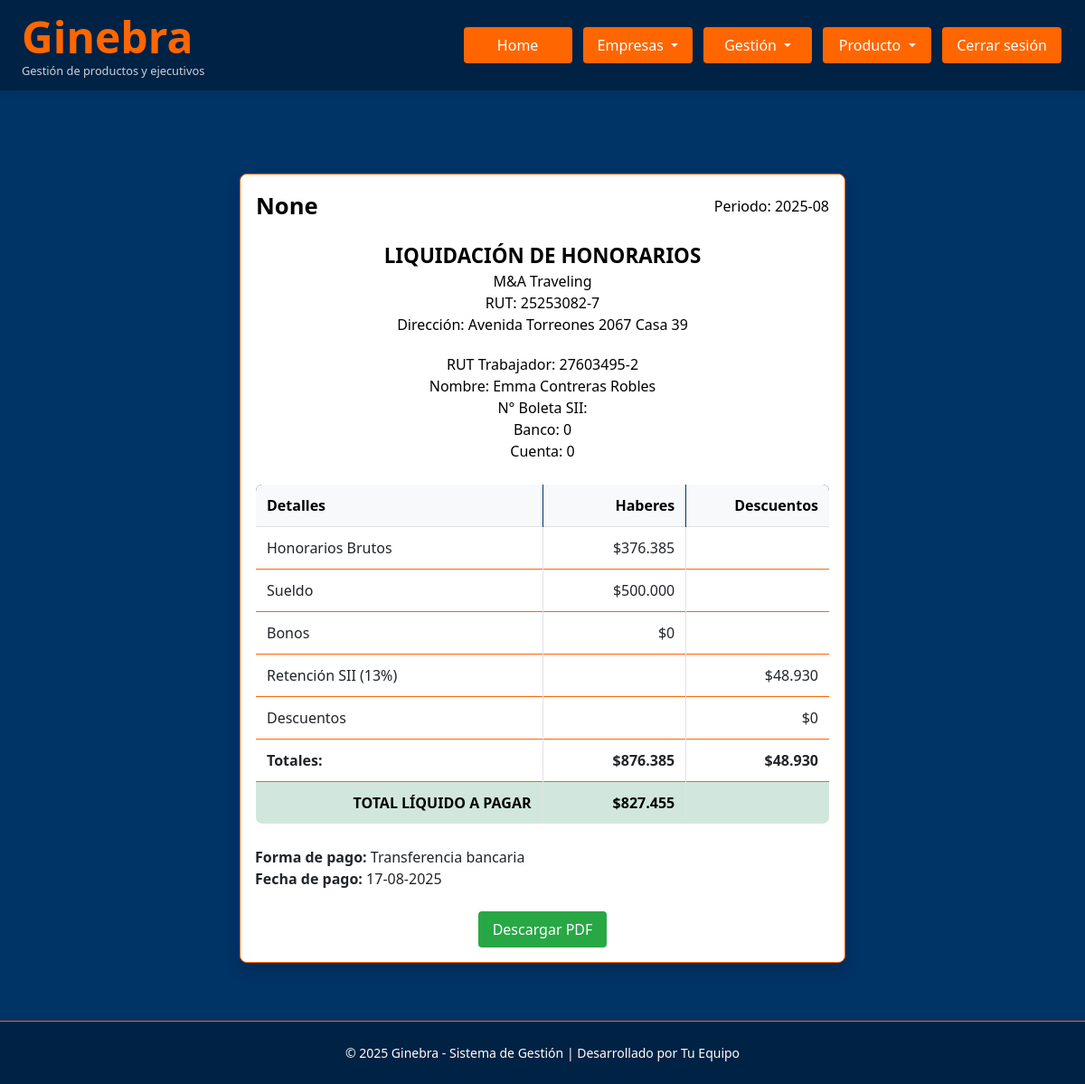
Page /liquidacion/4/2025-08 (signed in) on the earlier database version.
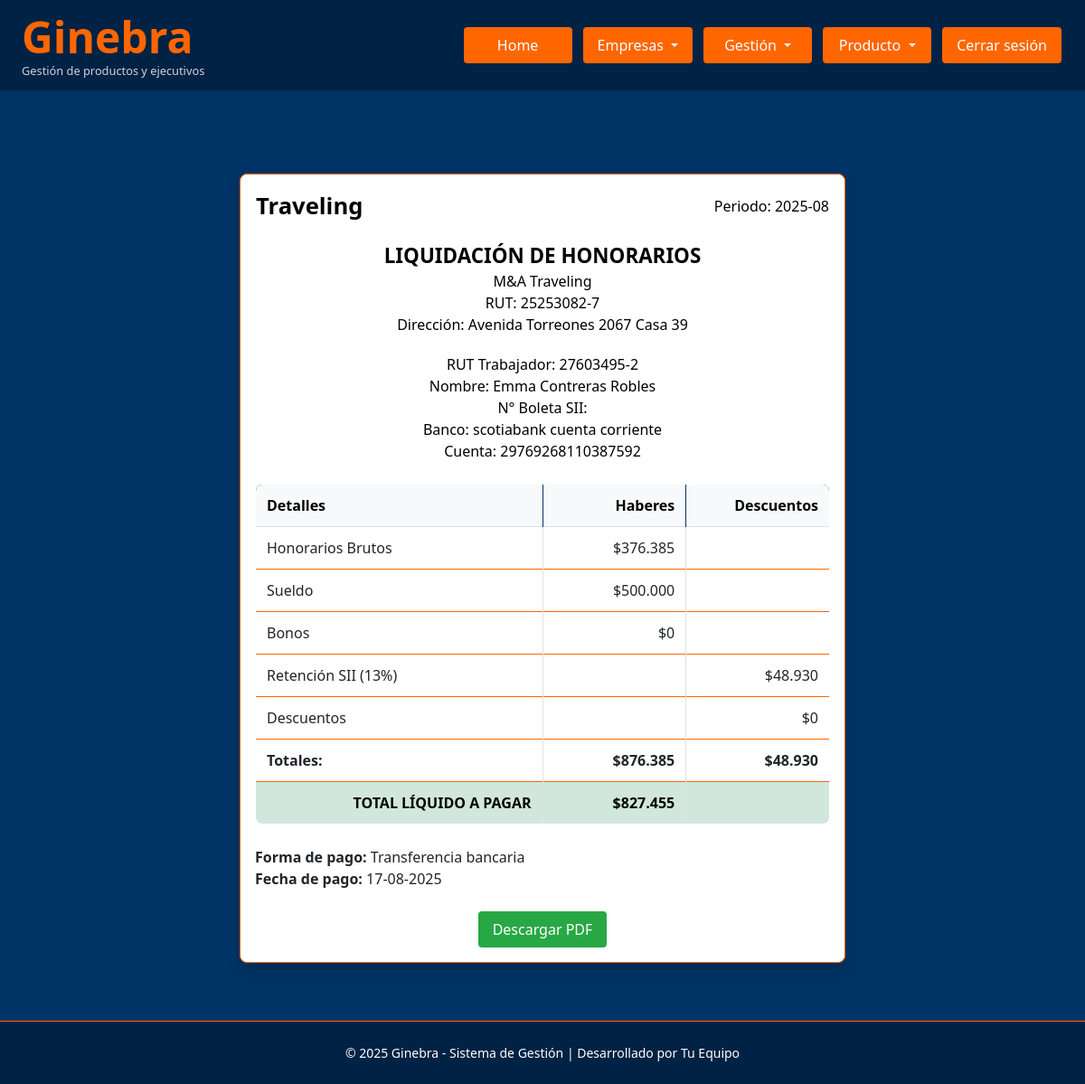
Same page on the later database version.
### Ginebra.py (models this page shows, shortened)
class Empresa(db.Model):
    id = db.Column(db.Integer, primary_key=True)
    nombre = db.Column(db.String(100))
    logo = db.Column(db.String(200))
    representante = db.Column(db.String(100))
    telefono = db.Column(db.String(20))
    correo = db.Column(db.String(100))
    direccion = db.Column(db.String(200))
    razon_social = db.Column(db.String(100))
    tiene_gestion = db.Column(db.Enum(*GESTION_OPTIONS, name='gestion_options'), default='no')
    tiene_productos = db.Column(db.Enum(*PRODUCTOS_OPTIONS, name='productos_options'), default='no')

class Usuario(UserMixin, db.Model):
    id = db.Column(db.Integer, primary_key=True)
    username = db.Column(db.String(150), unique=True, nullable=False, index=True)
    password_hash = db.Column(db.String(256), nullable=False)
    nombre = db.Column(db.String(150), index=True)
    apellidos = db.Column(db.String(150), index=True)
    rut = db.Column(db.String(12), unique=True, nullable=True, index=True)
    fecha_nacimiento = db.Column(db.Date, index=True)
    fecha_ingreso = db.Column(db.Date, index=True)
    telefono = db.Column(db.String(20), index=True)
    correo_personal = db.Column(db.String(150), index=True)
    correo = db.Column(db.String(150), unique=True, nullable=False, index=True)
    direccion = db.Column(db.String(250), index=True)
    comision = db.Column(db.Numeric(12,2), default=Decimal('0'), index=True)
    sueldo = db.Column(db.Numeric(12,2), default=Decimal('0'), index=True)
    banco = db.Column(db.String(100), index=True)
    cuenta_bancaria = db.Column(db.String(100), index=True)
    estado = db.Column(db.Enum(*ESTADO_OPTIONS, name='estado_usuario'), default='Activo')
    rol = db.Column(db.Enum(*ROLES, name='roles'), nullable=False)
    empresa_id = db.Column(db.Integer, db.ForeignKey('empresa.id'), nullable=True)
    empresa = db.relationship('Empresa', backref=db.backref('usuarios', lazy=True))
    @property
    def password(self):
        """No permite leer la contraseña directamente."""
        raise AttributeError('No se puede leer la contraseña')

### Ginebra.py (the view)
@app.route('/liquidacion/<int:usuario_id>/<periodo>')
@login_required
@rol_required('admin', 'master')
def ver_liquidacion(usuario_id, periodo):
    usuario = Usuario.query.get_or_404(usuario_id)
    año, mes = map(int, periodo.split('-'))
    reservas = Reserva.query.filter(
        Reserva.usuario_id == usuario_id,
        db.extract('year', Reserva.fecha_venta) == año,
        db.extract('month', Reserva.fecha_venta) == mes
    ).all()
    from decimal import Decimal
    honorarios_brutos = sum([r.comision_ejecutivo or 0 for r in reservas])
    from flask import request
    sueldo = getattr(usuario, 'sueldo', 0)
    bonos = request.args.get('bonos', None)
    descuentos = request.args.get('descuentos', None)
    if bonos is None:
        bonos = sum([r.bonos or 0 for r in reservas])
    else:
        bonos = float(bonos)
    if descuentos is None:
        descuentos = 0
    else:
        descuentos = float(descuentos)
    retencion_sii = round((honorarios_brutos + bonos) * Decimal('0.13'))
    total_liquido = honorarios_brutos + sueldo + bonos - descuentos - retencion_sii
    fecha_pago = datetime.now().strftime('%d-%m-%Y')
    boleta_sii = ''  # Se puede pedir como input en el futuro
    empresa = usuario.empresa if hasattr(usuario, 'empresa') and usuario.empresa else None
    if not hasattr(usuario, 'banco') or usuario.banco is None:
        usuario.banco = 0
    if not hasattr(usuario, 'cuenta_bancaria') or usuario.cuenta_bancaria is None:
        usuario.cuenta_bancaria = 0
    return render_template(
        'liquidacion.html',
        usuario=usuario,
        empresa=empresa,
        periodo=periodo,
        boleta_sii=boleta_sii,
        honorarios_brutos=honorarios_brutos,
        sueldo=sueldo,
        retencion_sii=retencion_sii,
        bonos=bonos,
        descuentos=descuentos,
        total_liquido=total_liquido,
        fecha_pago=fecha_pago
    )

### Ginebra.py (called while the page is built)
@login_manager.user_loader
def load_user(user_id):
    return Usuario.query.get(int(user_id))

@app.context_processor
def inject_global_functions():
    return dict(ruta_inicio_por_rol=ruta_inicio_por_rol)

def rol_required(*roles):
    def decorator(f):
        @wraps(f)
        def wrapped(*args, **kwargs):
            if current_user.rol not in roles:
                flash('Acceso denegado.', 'danger')
                return redirect(url_for('dashboard'))
            return f(*args, **kwargs)
        return wrapped
    return decorator

def ruta_inicio_por_rol(usuario):
    if usuario.rol in ('master', 'admin'):
        return 'admin_panel'
    elif usuario.rol == 'controling':
        return 'controling_panel'
    elif usuario.rol == 'analista':
        return 'analista_panel'
    elif usuario.rol == 'ejecutivo':
        return 'ejecutivo_panel'
    else:
        return 'login'

@app.template_filter('formato_miles')
def formato_miles(value):
    try:
        value = round(float(value))
        return '{:,.0f}'.format(value).replace(',', '.')
    except:
        return '0'

### templates/liquidacion.html (shortened to what this page needs)
{% extends "base.html" %}
{% block content %}
<div class="container" style="max-width: 700px; margin-top: 40px;">
    <div class="card shadow">
        <div class="card-body">
            <table style="width:100%; margin-bottom:20px; border:none; color:#000;">
                <tr>
                    <td style="text-align:left; font-size:1.6em; font-weight:bold;">{{ empresa.logo }}</td>
                    <td style="text-align:right;">Periodo: {{ periodo }}</td>
                </tr>
            </table>
            <table style="width:100%; margin-bottom:20px; border:none; color:#000;">
                <tr><td style="text-align:center; font-size:1.4em; font-weight:bold;">LIQUIDACIÓN DE HONORARIOS</td></tr>
                <tr><td style="text-align:center;">{{ empresa.nombre }}</td></tr>
                <tr><td style="text-align:center;">RUT: {{ empresa.razon_social }}</td></tr>
                <tr><td style="text-align:center;">Dirección: {{ empresa.direccion }}</td></tr>
            </table>
            <table style="width:100%; margin-bottom:20px; border:none; color: #000;">
                <tr>
                    <td style="text-align:center;">RUT Trabajador: {{ usuario.rut }}</td>
                </tr>
                <tr>
                    <td style="text-align:center;">Nombre: {{ usuario.nombre }} {{ usuario.apellidos }}</td>
                </tr>
                <tr>
                    <td style="text-align:center;">N° Boleta SII: {{ boleta_sii or '' }}</td>
                </tr>
                <tr>
                    <td style="text-align:center;">Banco: {{ usuario.banco }}</td>
                </tr>
                <tr>
                    <td style="text-align:center;">Cuenta: {{ usuario.cuenta_bancaria }}</td>
                </tr>
            </table>
            <form method="post">
                <table class="table table-bordered mt-4" style="width:100%;">
                    <thead class="table-light">
                        <tr>
                            <th style="font-weight: bold; color: #000; width:50%;">Detalles</th>
                            <th style="font-weight: bold; color: #000; width:25%; text-align:right;">Haberes</th>
                            <th style="font-weight: bold; color: #000; width:25%; text-align:right;">Descuentos</th>
                        </tr>
                    </thead>
                    <tbody>
                        <tr>
                            <td>Honorarios Brutos</td>
                            <td style="text-align:right;">${{ honorarios_brutos | formato_miles }}</td>
                            <td></td>
                        </tr>
                        <tr>
                            <td>Sueldo</td>
                            <td style="text-align:right;">${{ sueldo | formato_miles }}</td>
                            <td></td>
                        </tr>
                        <tr>
                            <td>Bonos</td>
                            <td style="text-align:right;">${{ bonos | formato_miles }}</td>
                            <td></td>
                        </tr>
                        <tr>
                            <td>Retención SII (13%)</td>
                            <td></td>
                            <td style="text-align:right;">${{ retencion_sii | formato_miles }}</td>
                        </tr>
                        <tr>
                            <td>Descuentos</td>
                            <td></td>
                            <td style="text-align:right;">${{ descuentos | formato_miles }}</td>
                        </tr>
                        <tr style="font-weight:bold; background:#f5f5f5;">
                            <td>Totales:</td>
                            <td style="text-align:right;">${{ (honorarios_brutos + sueldo + bonos) | formato_miles }}</td>
                            <td style="text-align:right;">${{ (retencion_sii + descuentos) | formato_miles }}</td>
                        </tr>
                        <tr class="table-success">
                            <th style="text-align:right;">TOTAL LÍQUIDO A PAGAR</th>
                            <th style="text-align:right;">${{ total_liquido | formato_miles }}</th>
                            <th></th>
                        </tr>
                    </tbody>
                </table>
                <div class="mt-4">
                    <strong>Forma de pago:</strong> Transferencia bancaria<br>
                    <strong>Fecha de pago:</strong> {{ fecha_pago }}
                </div>
                <div class="mt-4 text-center">
                    <a href="{{ url_for('descargar_liquidacion_pdf', usuario_id=usuario.id, periodo=periodo) }}" class="btn btn-success" target="_blank">Descargar PDF</a>
                </div>
            </form>
        </div>
    </div>
</div>
{% endblock %}

### templates/base.html (shortened to what this page needs)
<!DOCTYPE html>
<html lang="es">
<head>
    <link href="https://cdn.jsdelivr.net/npm/bootstrap@5.3.0/dist/css/bootstrap.min.css" rel="stylesheet" />
    <link rel="stylesheet" href="https://cdn.jsdelivr.net/npm/@fortawesome/fontawesome-free@6.4.2/css/all.min.css">
    <link rel="stylesheet" href="{{ url_for('static', filename='base.css') }}" />
</head>
<body>
    {% block navbar %}
    <nav class="navbar-custom d-flex justify-content-between align-items-center px-4">
        <div class="logo">
            <h1 class="m-0">
                <a href="{% if current_user.is_authenticated %}{{ url_for(ruta_inicio_por_rol(current_user)) }}{% else %}{{ url_for('login') }}{% endif %}"
                   style="color: inherit; text-decoration: none;">
                    Ginebra
                </a>
            </h1>
            <p class="subtitulo">Gestión de productos y ejecutivos</p>
        </div>
        <div class="nav-links d-flex gap-2 align-items-center">
            {% if current_user.is_authenticated %}
                <a href="{{ url_for(ruta_inicio_por_rol(current_user)) }}" class="btn btn-custom">Home</a>
                {% if current_user.rol in ['admin', 'master'] %}
                <div class="dropdown">
                    <button class="btn btn-custom dropdown-toggle" type="button" data-bs-toggle="dropdown">
                        Empresas
                    </button>
                </div>
                {% endif %}
                {% if current_user.rol in ['admin', 'master'] %}
                    <div class="dropdown">
                        <button class="btn btn-custom dropdown-toggle" type="button" data-bs-toggle="dropdown">
                            Gestión
                        </button>
                    </div>
                {% endif %}
                {% if current_user.rol in ['admin', 'master'] %}
                    <div class="dropdown">
                        <button class="btn btn-custom dropdown-toggle" type="button" data-bs-toggle="dropdown">
                            Producto
                        </button>
                    </div>
                {% endif %}
                <a href="{{ url_for('logout') }}" class="btn btn-custom">Cerrar sesión</a>
            {% endif %}
        </div>
    </nav>
    {% endblock %}
    <main class="main-content">
        <div class="container">
            {% block content %}{% endblock %}
        </div>
    </main>
    {% block footer %}
    <footer>
        <small>© 2025 Ginebra - Sistema de Gestión | Desarrollado por {% block footer_dev %}Tu Equipo{% endblock %}</small>
    </footer>
    {% endblock %}
</body>
</html>

### statics/base.css (style rules this page uses)
:root { --primary-bg-color: #003366; --secondary-bg-color: #002244; --accent-color: #ff6600; --text-color: #fff; --hover-color: #ffffff; --light-hover-color: #ffcc99; --success-color: #28a745; --warning-color: #ffc107; --danger-color: #dc3545; --info-color: #17a2b8; }
body { background-color: var(--primary-bg-color); color: var(--text-color); font-family: "Segoe UI", Tahoma, Geneva, Verdana, sans-serif; margin: 0; padding: 0; min-height: 100vh; }
a { color: var(--text-color); text-decoration: none; }
form { display: inline; }
.navbar-custom { position: fixed; top: 0; width: 100%; height: 100px; z-index: 1050; background-color: var(--secondary-bg-color); color: var(--text-color); padding: 10px 0; box-shadow: 0 2px 8px rgba(0, 0, 0, 0.08); }
.navbar-custom .logo h1 { color: var(--accent-color); font-weight: bold; font-size: 3rem; margin: 0; }
.navbar-custom .logo .subtitulo { color: var(--text-color); font-size: 0.8rem; margin: 0; opacity: 0.8; }
.nav-links { display: flex; gap: 8px; align-items: center; }
.btn, .btn-custom, .dropdown-toggle, .btn-login { background-color: var(--accent-color) !important; color: var(--text-color) !important; border: none !important; padding: 8px 16px; border-radius: 4px; font-weight: 500; text-align: center; transition: background-color 0.3s ease; text-decoration: none; min-width: 120px; margin: 0 2px; }
.btn-success { background-color: var(--success-color) !important; }
.main-content { margin-top: 120px; padding: 2rem 0; min-height: calc(100vh - 200px); }
.container { max-width: 1200px; margin: 0 auto; padding: 0 15px; }
h1, h2, h3, h4, h5, h6 { color: var(--accent-color); font-weight: 600; }
.table { background-color: white; border: 1px solid var(--accent-color); color: #000; border-radius: 8px; overflow: hidden; }
.table thead { background-color: var(--secondary-bg-color); }
.table thead th { color: var(--text-color); border-color: var(--primary-bg-color); font-weight: 600; }
.table th, .table td { vertical-align: middle; border-color: #dee2e6; padding: 12px; }
.card { background-color: white; border: 1px solid var(--accent-color); border-radius: 8px; box-shadow: 0 4px 6px rgba(0, 0, 0, 0.1); }
footer { background-color: var(--secondary-bg-color); color: var(--text-color); text-align: center; padding: 1.5rem 0; margin-top: 2rem; border-top: 1px solid var(--accent-color); }

Differences in the rows shown:
changed Empresa "M&A Traveling": logo "None" → "Traveling"
changed Usuario "Emma": banco (not shown) → "scotiabank cuenta corriente"; cuenta_bancaria (not shown) → "29769268110387592"
Other differences:
{{ usuario.banco }}: "0" → (not shown)
{{ usuario.cuenta_bancaria }}: "0" → (not shown)
